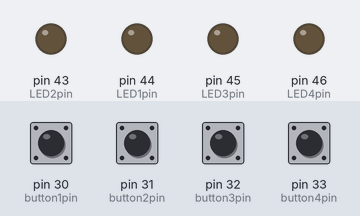
Recording of a sketch running on a simulated Arduino Mega 2560, built with avr-gcc and run on an emulated ATmega2560. On the bench: output pins drawn as LEDs (lit = HIGH). The inputs (shaded band) are chosen by the test bench; at power-on: pin 30 (button1pin), pin 31 (button2pin), pin 32 (button3pin), pin 33 (button4pin) LOW.

Above: at 1.2 s.
1.3 s: pin 30 (button1pin) pulled HIGH for 0.15 s
At 1.8 s:
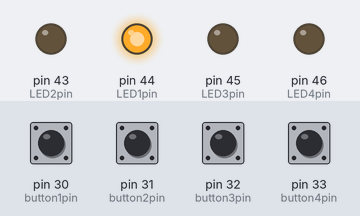
2.9 s: pin 31 (button2pin) pulled HIGH for 0.15 s
At 4.1 s:
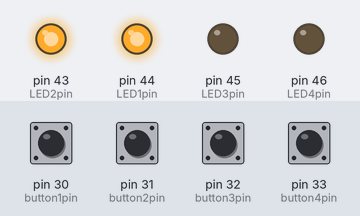
4.5 s: pin 32 (button3pin) pulled HIGH for 0.15 s
At 5.4 s:
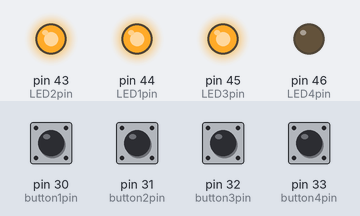
6.1 s: pin 33 (button4pin) pulled HIGH for 0.15 s
At 6.6 s:
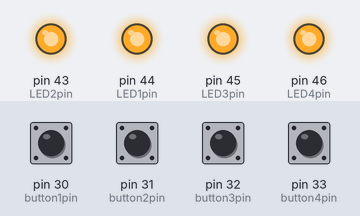
7.7 s: pin 30 (button1pin) pulled HIGH for 1 s
At 9.0 s:
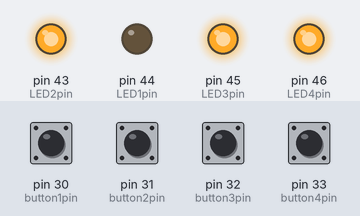
10.2 s: pin 31 (button2pin) pulled HIGH for 1 s
At 10.9 s:
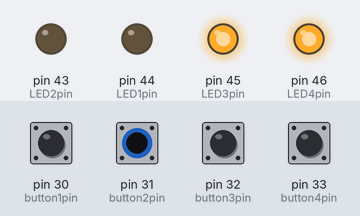
Timing chart, 0 to 13.2 s (numbered marks = the images above; inputs shaded):
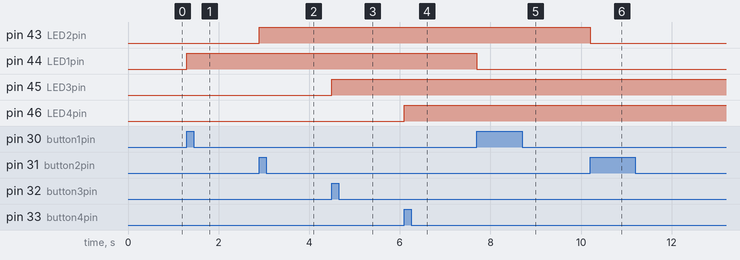

Measured:
- after the input at 1.3 s, pin 44 (LED1pin): LOW → HIGH at once
- after the input at 2.9 s, pin 43 (LED2pin): LOW → HIGH at once
- after the input at 4.5 s, pin 45 (LED3pin): LOW → HIGH at once
- after the input at 6.1 s, pin 46 (LED4pin): LOW → HIGH at once
- after the input at 7.7 s, pin 44 (LED1pin): HIGH → LOW at once
- after the input at 10.2 s, pin 43 (LED2pin): HIGH → LOW at once

The sketch:

sketch_may17b.ino
```cpp
int LED1pin = 44;
int LED2pin = 43;
int LED3pin = 45;
int LED4pin = 46;

int button1pin = 30;
int button2pin = 31;
int button3pin = 32;
int button4pin = 33;

int LED1state = LOW;
int LED2state = LOW;
int LED3state = LOW;
int LED4state = LOW;

int lastButton1state = LOW;
int lastButton2state = LOW;
int lastButton3state = LOW;
int lastButton4state = LOW;

void setup() {
  pinMode(LED1pin, OUTPUT);
  pinMode(LED2pin, OUTPUT);
  pinMode(LED3pin, OUTPUT);
  pinMode(LED4pin, OUTPUT);

  pinMode(button1pin, INPUT);
  pinMode(button2pin, INPUT);
  pinMode(button3pin, INPUT);
  pinMode(button4pin, INPUT);
}

void loop() {
  int button1state = digitalRead(button1pin);
  int button2state = digitalRead(button2pin);
  int button3state = digitalRead(button3pin);
  int button4state = digitalRead(button4pin);

  if (button1state == HIGH && lastButton1state == LOW) {
    LED1state = !LED1state;
    digitalWrite(LED1pin, LED1state);
    delay(200);
  }

  if (button2state == HIGH && lastButton2state == LOW) {
    LED2state = !LED2state;
    digitalWrite(LED2pin, LED2state);
    delay(200);
  }

  if (button3state == HIGH && lastButton3state == LOW) {
    LED3state = !LED3state;
    digitalWrite(LED3pin, LED3state);
    delay(200);
  }

  if (button4state == HIGH && lastButton4state == LOW) {
    LED4state = !LED4state;
    digitalWrite(LED4pin, LED4state);
    delay(200);
  }

  lastButton1state = button1state;
  lastButton2state = button2state;
  lastButton3state = button3state;
  lastButton4state = button4state;
}
```
